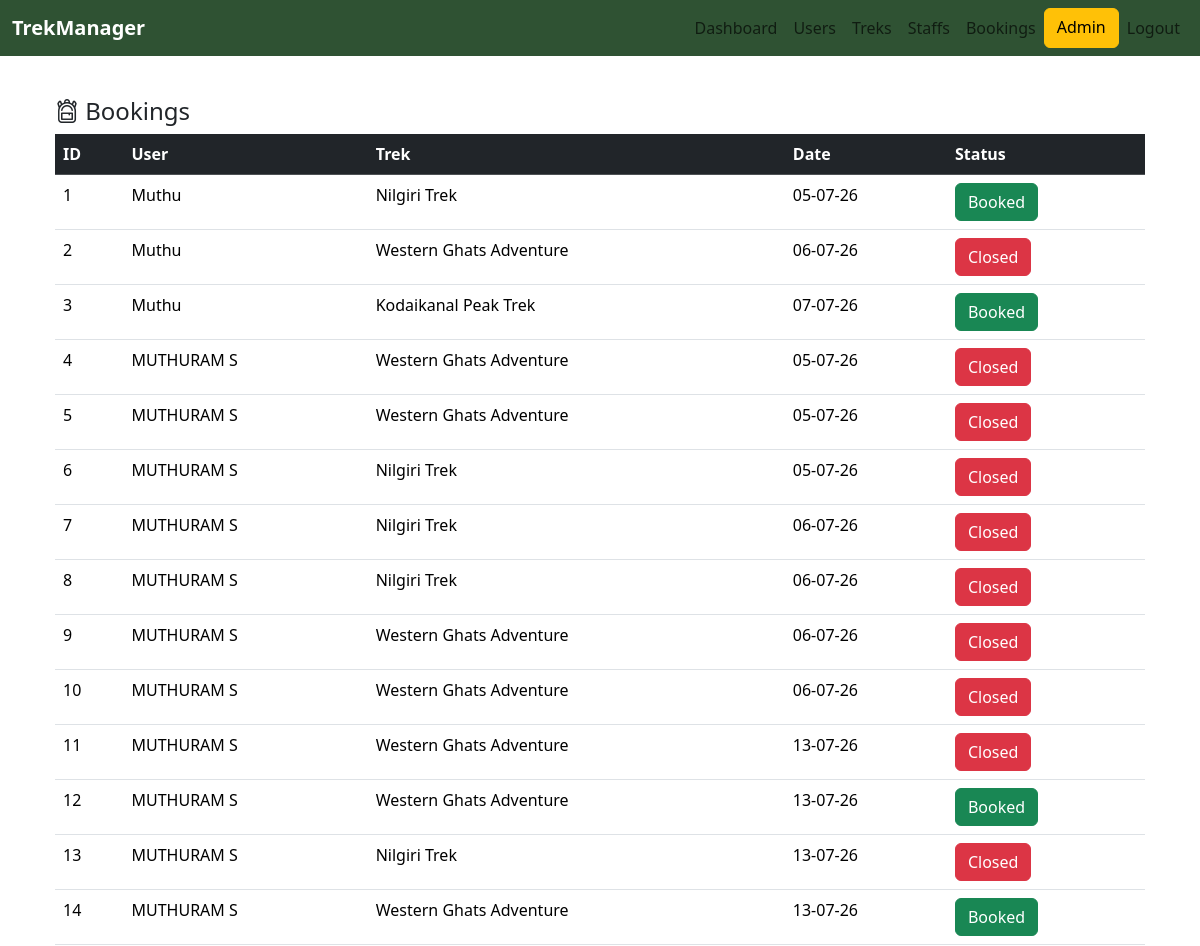
/admin/bookings (signed in), run on an earlier commit of the app's database.
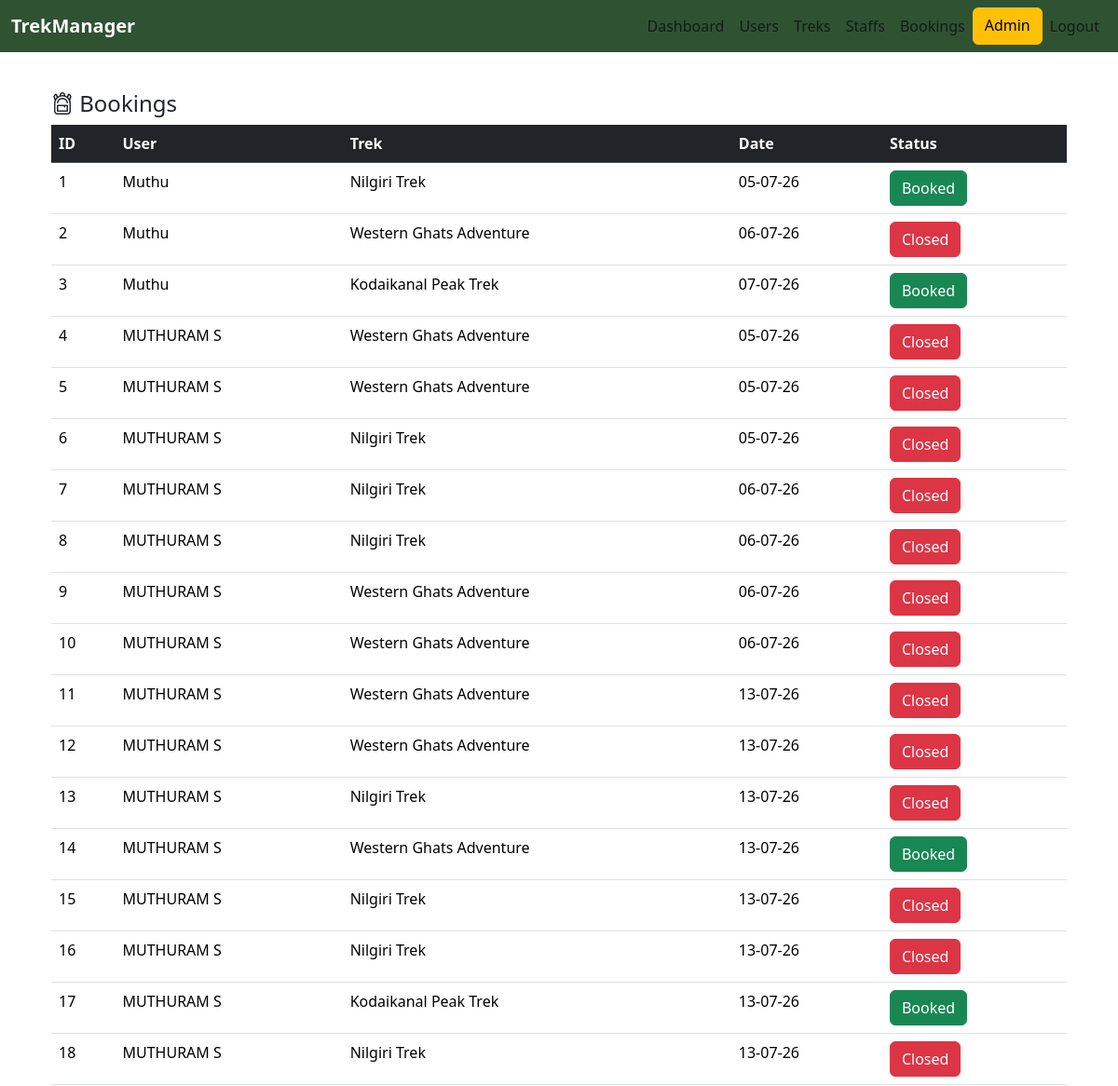
And on a later commit of the database.
### models.py (models this page shows)
class Book(db.Model):
    booking_id=db.Column(db.Integer,primary_key=True)
    User_Id=db.Column(db.Integer,db.ForeignKey('user.Id'),nullable=False)
    Trek_Id=db.Column(db.Integer,db.ForeignKey('trek.Trek_Id'),nullable=False)
    Booking_Date=db.Column(db.DateTime,nullable=False,default=dt.now)
    Status=db.Column(db.String(100),nullable=False)

class User(db.Model):
    Id=db.Column(db.Integer,primary_key=True)
    Username=db.Column(db.String(100),unique=False,nullable=False)
    Contact=db.Column(db.Integer)
    Email=db.Column(db.String(100),unique=True,nullable=False)
    Password=db.Column(db.String(100),unique=False,nullable=False)
    Role=db.Column(db.String(100),nullable=False)
    Status=db.Column(db.String(100),nullable=False)
    bookings=db.relationship('Book',backref='user')

class Trek(db.Model):
    Trek_Id=db.Column(db.Integer,primary_key=True,nullable=False)
    Trek_Name=db.Column(db.String(100),nullable=False)
    Location=db.Column(db.String(100),nullable=False)
    Duration=db.Column(db.Integer,nullable=False)
    Difficulty=db.Column(db.String(100),nullable=False)
    Price=db.Column(db.Integer,nullable=False)
    Total_Slots=db.Column(db.Integer,nullable=False)
    Staff_Id=db.Column(db.Integer,db.ForeignKey('user.Id'),nullable=True)
    Status=db.Column(db.String(100),nullable=False)
    Start_Date=db.Column(db.Date,nullable=False)
    End_Date=db.Column(db.Date,nullable=False)
    Description=db.Column(db.Text,nullable=True)
    bookings=db.relationship('Book',backref='trek')
    Available_Slots=db.Column(db.Integer,nullable=False)
    staff = db.relationship('User', foreign_keys=[Staff_Id])

### routes/admin.py (the view)
@app.route("/admin/bookings")
def bookings():
    if "user_id" not in session:
        flash("Please login first.", "danger")
        return redirect(url_for("login"))
    if session["role"] != "Admin":
        flash("Access denied.", "danger")
        return redirect(url_for("login"))
    book = Book.query.all()
    return render_template("admin/admin_booking.html", book=book)

### templates/admin/admin_booking.html (shortened to what this page needs)
<!DOCTYPE html>
<html>
    <head>
    <link href="https://cdn.jsdelivr.net/npm/bootstrap@5.3.7/dist/css/bootstrap.min.css" rel="stylesheet">
    <link rel="stylesheet" href="https://cdn.jsdelivr.net/npm/bootstrap-icons@1.11.3/font/bootstrap-icons.min.css">
    </head>
    <div>
        <nav class="navbar navbar-expand-lg " style="background-color: #2F5233;">
            <div class="container-fluid">
                <a class="navbar-brand fw-bold text-white" href="{{ url_for('admin') }}">TrekManager</a>
                <div class="collapse navbar-collapse" id="navbarNavAltMarkup">
                    <div class="navbar-nav ms-auto">
                        <a class="nav-link " href="{{url_for('admin')}}">Dashboard</a>
                        <a class="nav-link" href="{{url_for('user_management')}}">Users</a>
                        <a class="nav-link" href="{{url_for('trek')}}">Treks</a>
                        <a class="nav-link" href="{{url_for('staff_management')}}">Staffs</a>
                        <a class="nav-link" href="{{url_for('bookings')}}">Bookings</a>
                        <a class="btn btn-warning " >Admin</a>
                        <a class="nav-link " href="{{ url_for('logout') }}">Logout</a>
                    </div>
                </div>
            </div>
        </nav>
    </div>
        <div class="container">
        <div class=" row justify-content-center">
        <div class="col-14">
        <div class="card mt-3" style="border-color: white;">
        <div class="container">
        <div class="row justify-content-center">
            <h4 class="mt-4 "><i class="bi bi-backpack3"></i> Bookings</h4>
        <div class="col-14">
        <table class="table table-hover mb-0 ">
      <thead class="table-dark"><tr><th>ID</th><th>User</th><th>Trek</th><th>Date</th><th>Status</th></tr></thead>
      <tbody>
        {% for t in book %}
        <tr>
            <td>{{t.booking_id}}</td>
            <td>{{ t.user.Username}}</td>
            <td>{{t.trek.Trek_Name}}</td>
            <td>{{t.Booking_Date.strftime("%d-%m-%y")}}</td>
            <td>{%if t.Status=="Booked"%}
                <button class="btn btn-success">Booked</button>
                {%else%}
                <button class="btn btn-danger">Closed </button>
                {%endif%}
            </td>
        </tr>
        {%else%}
                <tr>
                    <td colspan="6">
                        <p div class="text-center">No Participants Registered</p>
                    </td>
                </tr>
                 {% endfor  %}
      </tbody>
        </table>
    </div>
        </div>
        </div>
    </div>
        </div>
        </div>
        </div>
    </body>
</html>

What changed in the data, as far as the page shows it:
changed Book id 12: Status "Booked" → "Closed"
added Book: booking_id "15", user.Username "MUTHURAM S", trek.Trek_Name "Nilgiri Trek", Booking_Date "13-07-26", Status "Closed"
added Book: booking_id "16", user.Username "MUTHURAM S", trek.Trek_Name "Nilgiri Trek", Booking_Date "13-07-26", Status "Closed"
added Book: booking_id "17", user.Username "MUTHURAM S", trek.Trek_Name "Kodaikanal Peak Trek", Booking_Date "13-07-26", Status "Booked"
added Book: booking_id "18", user.Username "MUTHURAM S", trek.Trek_Name "Nilgiri Trek", Booking_Date "13-07-26", Status "Closed"
